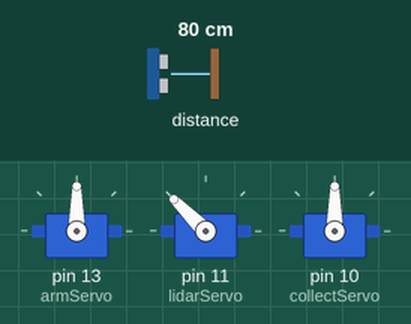
Simulated run of this sketch. Board: Arduino Uno, built with avr-gcc and run on an emulated ATmega328P. Shown: 3 × servo. The test bench sets the inputs (shaded band); at power-on: distance to the obstacle 80 cm. What the sketch prints to the serial monitor is not drawn.

Above: at 0.05 s.
Timing chart, 0 to 3.0 s (numbered marks = the images above):
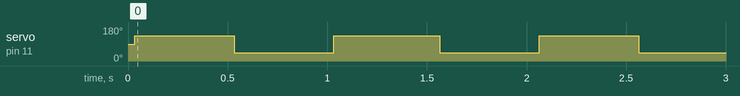

Measured:
- by itself, servo on pin 11 (lidarServo): alternates 135° for 0.50 s and 45° for 0.50 s

The sketch:

lidarCode.ino
```cpp
#include "Adafruit_VL53L0X.h"
#include <Servo.h>

Adafruit_VL53L0X lox = Adafruit_VL53L0X();

Servo armServo;
Servo lidarServo;
Servo collectServo;

uint32_t loopTimer = 0;

void setup() {

  armServo.attach(13);
  lidarServo.attach(11);
  collectServo.attach(10);

  Serial.begin(9600);

  // wait until serial port opens for native USB devices
  while (! Serial) {
    delay(1);
  }

  Serial.println("Adafruit VL53L0X test");
  if (!lox.begin()) {
    Serial.println(F("Failed to boot VL53L0X"));
    while (1);
  }
  // power
  Serial.println(F("VL53L0X API Simple Ranging example\n\n"));
}

#define LIDAR_NONE 0
#define LIDAR_LEFT 1
#define LIDAR_RIGHT 2

#define LIDAR_THRESHOLD 300

uint8_t lidarScan() {
  VL53L0X_RangingMeasurementData_t measure;

  lox.rangingTest(&measure, false); // pass in 'true' to get debug data printout!

  double value = 1000;
  if (measure.RangeStatus != 4) {  // phase failures have incorrect data
    value = measure.RangeMilliMeter;
    //    if (measure.RangeMilliMeter < 300) {
    //      double value = measure.RangeMilliMeter;
    //      enes.print("Object! (mm): "); enes.println(value);
    //    }
  }

  uint32_t timer = millis() % 1024;
  if (timer > 512) {
    lidarServo.write(45);
//    servos[3]->set(200);
    if (timer > 512 + 200 && value < LIDAR_THRESHOLD) return LIDAR_LEFT;
  } else {
    lidarServo.write(135);
//    servos[3]->set(1200);
    if (timer > 200 && value < LIDAR_THRESHOLD) return LIDAR_RIGHT;
  }
  return LIDAR_NONE;
}

void loop() {

  //make sure the loop runs no faster than once every 1 millisecond
  int16_t difference = millis() - loopTimer;
  if (difference >= 100) {
    loopTimer += difference;
  } else {
    loopTimer += 1;
    while (millis() < loopTimer);
  }

//  VL53L0X_RangingMeasurementData_t measure;
//
//  lox.rangingTest(&measure, false); // pass in 'true' to get debug data printout!
//
//  if (measure.RangeStatus != 4) {  // phase failures have incorrect data
//   if (measure.RangeMilliMeter < 300){
//      Serial.print("Distance (mm): "); Serial.println(measure.RangeMilliMeter);
//   }
//  }

  Serial.println(lidarScan());

//  delay(10);
}
```
